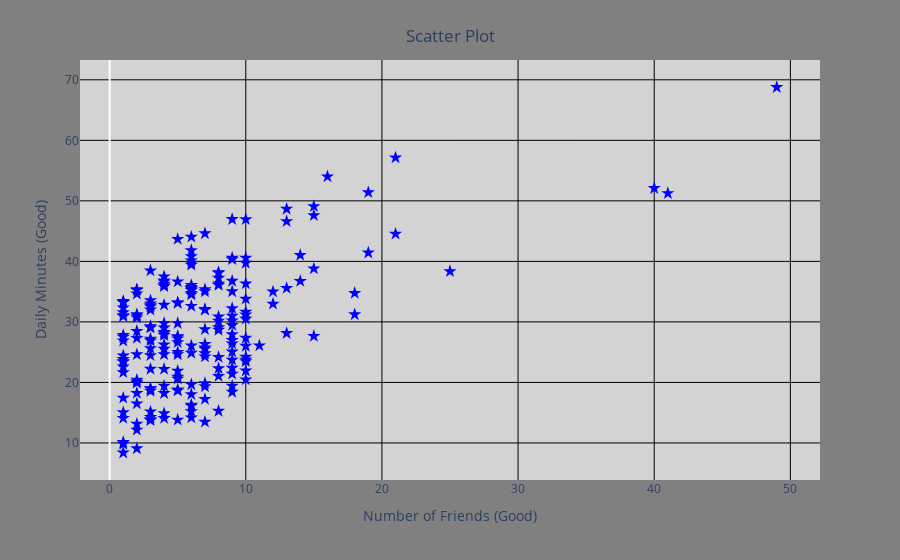

The cell this chart's notebook holds for it:
### Code cell
import plotly.express as px

num_friends_good = [49,41,40,25,21,21,19,19,18,18,16,15,15,15,15,14,14,13,13,13,13,12,12,11,10,10,10,10,10,10,10,10,10,10,10,10,10,10,10,9,9,9,9,9,9,9,9,9,9,9,9,9,9,9,9,9,9,8,8,8,8,8,8,8,8,8,8,8,8,8,7,7,7,7,7,7,7,7,7,7,7,7,7,7,7,6,6,6,6,6,6,6,6,6,6,6,6,6,6,6,6,6,6,6,6,6,6,5,5,5,5,5,5,5,5,5,5,5,5,5,5,5,5,5,4,4,4,4,4,4,4,4,4,4,4,4,4,4,4,4,4,4,4,4,3,3,3,3,3,3,3,3,3,3,3,3,3,3,3,3,3,3,3,3,2,2,2,2,2,2,2,2,2,2,2,2,2,2,2,2,2,1,1,1,1,1,1,1,1,1,1,1,1,1,1,1,1,1,1,1,1,1,1]
daily_minutes_good = [68.77,51.25,52.08,38.36,44.54,57.13,51.4,41.42,31.22,34.76,54.01,38.79,47.59,49.1,27.66,41.03,36.73,48.65,28.12,46.62,35.57,32.98,35,26.07,23.77,39.73,40.57,31.65,31.21,36.32,20.45,21.93,26.02,27.34,23.49,46.94,30.5,33.8,24.23,21.4,27.94,32.24,40.57,25.07,19.42,22.39,18.42,46.96,23.72,26.41,26.97,36.76,40.32,35.02,29.47,30.2,31,38.11,38.18,36.31,21.03,30.86,36.07,28.66,29.08,37.28,15.28,24.17,22.31,30.17,25.53,19.85,35.37,44.6,17.23,13.47,26.33,35.02,32.09,24.81,19.33,28.77,24.26,31.98,25.73,24.86,16.28,34.51,15.23,39.72,40.8,26.06,35.76,34.76,16.13,44.04,18.03,19.65,32.62,35.59,39.43,14.18,35.24,40.13,41.82,35.45,36.07,43.67,24.61,20.9,21.9,18.79,27.61,27.21,26.61,29.77,20.59,27.53,13.82,33.2,25,33.1,36.65,18.63,14.87,22.2,36.81,25.53,24.62,26.25,18.21,28.08,19.42,29.79,32.8,35.99,28.32,27.79,35.88,29.06,36.28,14.1,36.63,37.49,26.9,18.58,38.48,24.48,18.95,33.55,14.24,29.04,32.51,25.63,22.22,19,32.73,15.16,13.9,27.2,32.01,29.27,33,13.74,20.42,27.32,18.23,35.35,28.48,9.08,24.62,20.12,35.26,19.92,31.02,16.49,12.16,30.7,31.22,34.65,13.13,27.51,33.2,31.57,14.1,33.42,17.44,10.12,24.42,9.82,23.39,30.93,15.03,21.67,31.09,33.29,22.61,26.89,23.48,8.38,27.81,32.35,23.84]

# Create a DataFrame
import pandas as pd
df = pd.DataFrame({'num_friends_good': num_friends_good, 'daily_minutes_good': daily_minutes_good})

# Create a scatter plot with a linear regression trendline
fig = px.scatter(df, x='num_friends_good', y='daily_minutes_good')

# update traces 

fig.update_traces(
    marker=dict(
        color='blue',  # Change color to blue
        size=10,       # Change size to 10
        symbol='star'  # Change shape to circle
    )
)

# update layout

fig.update_layout(
    title={
        'text': 'Scatter Plot',
        'x':0.5,  # Center title
        'xanchor': 'center',  # Center title
        'yanchor': 'top'  # Set title position
    },
    xaxis_title='Number of Friends (Good)',
    yaxis_title='Daily Minutes (Good)',
    xaxis=dict(gridcolor='black'),  # Change gridline color to light grey
    yaxis=dict(gridcolor='black'),  # Change gridline color to light grey
    plot_bgcolor='lightgrey',  # Change graph background color to white
    paper_bgcolor='grey',  # Change frame background color to white
)

# fig.update_traces(trendline='ols')  # Ordinary Least Squares regression
fig.show()

### Figure 1 — Plotly figure (JSON) as saved in the notebook; plotly's stock layout.template omitted (floating-point values rounded to 4 significant figures; data arrays with more than 128 entries replaced by an {"elided": "..."} marker saying what was removed)
{"data": [{"hovertemplate": "num_friends_good=%{x}<br>daily_minutes_good=%{y}<extra></extra>", "legendgroup": "", "marker": {"color": "blue", "size": 10, "symbol": "star"}, "mode": "markers", "name": "", "orientation": "v", "showlegend": false, "type": "scatter", "x": {"elided": "203 int values"}, "xaxis": "x", "y": {"elided": "203 float values"}, "yaxis": "y"}], "layout": {"legend": {"tracegroupgap": 0}, "margin": {"t": 60}, "paper_bgcolor": "grey", "plot_bgcolor": "lightgrey", "title": {"text": "Scatter Plot", "x": 0.5, "xanchor": "center", "yanchor": "top"}, "xaxis": {"anchor": "y", "domain": [0, 1], "gridcolor": "black", "title": {"text": "Number of Friends (Good)"}}, "yaxis": {"anchor": "x", "domain": [0, 1], "gridcolor": "black", "title": {"text": "Daily Minutes (Good)"}}}}
